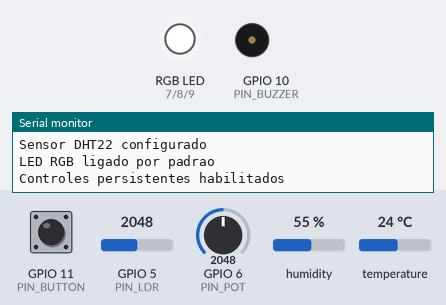
Bench run of a sketch on a simulated ESP32-S3. Parts: an RGB LED mixed from three pins (HIGH = lit), buzzer (waves = sounding), the last lines printed to the serial monitor. The inputs (shaded band) are chosen by the test bench; at power-on: temperature 24 °C, GPIO 11 (PIN_BUTTON) HIGH, GPIO 5 (PIN_LDR) = 2048, GPIO 6 (PIN_POT) = 2048, humidity 55 % (analog values on the 0–4095 scale). WiFi joins after 1.5 s; servers stay silent unless stated; not simulated (calls return 0 or success): arduino_secrets.h.

Above: at 1.2 s.
1.3 s: temperature set to 26.1 °C
At 3.3 s:
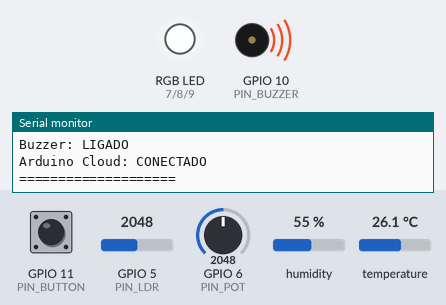
4.0 s: GPIO 11 (PIN_BUTTON) pulled LOW for 0.15 s
At 4.5 s:
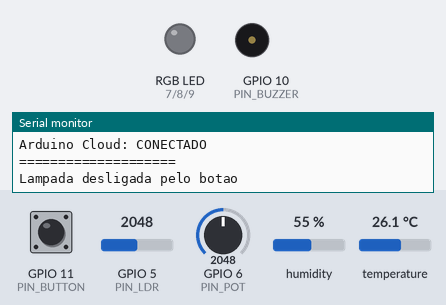
10.5 s: GPIO 11 (PIN_BUTTON) pulled LOW for 1 s
At 11.8 s:
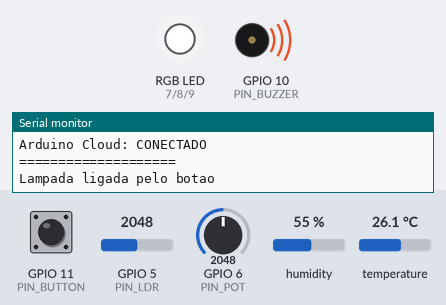
Timing chart, 0 to 13.5 s (numbered marks = the images above; inputs shaded):
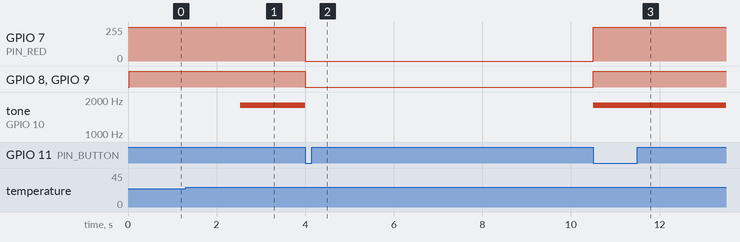

Measured:
- the behaviour switches between 25.4 and 25.5 °C on temperature (found by bisection; images 0 and 1)
- after the input at 1.3 s, tone on GPIO 10 (PIN_BUZZER): silent → 1800 Hz after 1.2 s
- after the input at 4.0 s, GPIO 7 (PIN_RED): 254/255 → 0/255 at once; GPIO 8 (PIN_GREEN), GPIO 9 (PIN_BLUE): HIGH → LOW at once; tone on GPIO 10 (PIN_BUZZER): 1800 Hz → silent at once
- after the input at 10.5 s, GPIO 7 (PIN_RED): 0/255 → 254/255 at once; GPIO 8 (PIN_GREEN), GPIO 9 (PIN_BLUE): LOW → HIGH at once; tone on GPIO 10 (PIN_BUZZER): silent → 1800 Hz at once

The sketch:

ESP32_Lampada_Arduino_Cloud.ino
```cpp
#include <Arduino.h>
#include <DHT.h>
#include <math.h>
#include "thingProperties.h"

constexpr uint8_t PIN_DHT = 4;
constexpr uint8_t PIN_LDR = 5;
constexpr uint8_t PIN_POT = 6;
constexpr uint8_t PIN_RED = 7;
constexpr uint8_t PIN_GREEN = 8;
constexpr uint8_t PIN_BLUE = 9;
constexpr uint8_t PIN_BUZZER = 10;
constexpr uint8_t PIN_BUTTON = 11;

constexpr bool LED_ANODO_COMUM = false;
constexpr bool LDR_CRESCE_COM_LUZ = true;

constexpr uint32_t INTERVALO_SENSORES_MS = 2500;
constexpr uint32_t INTERVALO_SERIAL_MS = 3000;

DHT sensorTemperatura(PIN_DHT, DHT11);

volatile bool interrupcaoBotao = false;

bool temperaturaAtiva = true;
bool luminosidadeAtiva = true;
bool buzzerAtivo = true;
bool luzAcesa = true;
bool alarmeAtivo = false;
bool buzzerAnterior = false;

float temperaturaAtual = NAN;
float umidadeAtual = NAN;
float luminosidadeAtual = 0;
float potenciometroAtual = 0;

uint32_t ultimoSensorMs = 0;
uint32_t ultimoSerialMs = 0;
uint32_t ultimoBotaoMs = 0;

void IRAM_ATTR detectarBotao() {
  interrupcaoBotao = true;
}

float lerPercentual(uint8_t pino) {
  return constrain(
    analogRead(pino) * 100.0f / 4095.0f,
    0.0f,
    100.0f
  );
}

void controlarRGB(
  uint8_t vermelho,
  uint8_t verde,
  uint8_t azul
) {
  analogWrite(
    PIN_RED,
    LED_ANODO_COMUM ? 255 - vermelho : vermelho
  );

  analogWrite(
    PIN_GREEN,
    LED_ANODO_COMUM ? 255 - verde : verde
  );

  analogWrite(
    PIN_BLUE,
    LED_ANODO_COMUM ? 255 - azul : azul
  );
}

void coletarSensores() {
  if (temperaturaAtiva) {
    temperaturaAtual = sensorTemperatura.readTemperature();
    umidadeAtual = sensorTemperatura.readHumidity();
  } else {
    temperaturaAtual = NAN;
    umidadeAtual = NAN;
  }

  if (luminosidadeAtiva) {
    float leituraLdr = lerPercentual(PIN_LDR);

    luminosidadeAtual = LDR_CRESCE_COM_LUZ
      ? leituraLdr
      : 100.0f - leituraLdr;
  }

  potenciometroAtual = lerPercentual(PIN_POT);

  temperaturaC = isfinite(temperaturaAtual)
    ? temperaturaAtual
    : 0.0f;

  luminosidadePct = luminosidadeAtual;
}

void processarBotao() {
  if (!interrupcaoBotao) {
    return;
  }

  noInterrupts();
  interrupcaoBotao = false;
  interrupts();

  uint32_t agora = millis();

  if (
    agora - ultimoBotaoMs >= 220 &&
    digitalRead(PIN_BUTTON) == LOW
  ) {
    lampadaLigada = !lampadaLigada;
    ultimoBotaoMs = agora;

    atualizarSaidas();

    Serial.println(
      lampadaLigada
        ? "Lampada ligada pelo botao"
        : "Lampada desligada pelo botao"
    );
  }
}

void calcularCor(
  uint8_t &vermelho,
  uint8_t &verde,
  uint8_t &azul
) {
  vermelho = 0;
  verde = 0;
  azul = 0;

  switch (comandoCor) {
    case 1:
      vermelho = 255;
      return;

    case 2:
      vermelho = 255;
      verde = 200;
      return;

    case 3:
      azul = 255;
      return;
  }

  float porcentagem = potenciometroAtual;

  if (porcentagem < 25.0f) {
    vermelho = 255;
    verde = (uint8_t)(porcentagem * 5.0f);
  } else if (porcentagem < 50.0f) {
    float t = (porcentagem - 25.0f) / 25.0f;

    vermelho = 255;
    verde = (uint8_t)(125.0f + t * 130.0f);
    azul = (uint8_t)(t * 255.0f);
  } else if (porcentagem < 75.0f) {
    float t = (porcentagem - 50.0f) / 25.0f;

    vermelho = (uint8_t)((1.0f - t) * 255.0f);
    verde = 255;
    azul = 255;
  } else {
    float t = (porcentagem - 75.0f) / 25.0f;

    verde = (uint8_t)((1.0f - t) * 255.0f);
    azul = 255;
  }
}

void atualizarSaidas() {
  luzAcesa = lampadaLigada;

  bool temperaturaPerigosa =
    temperaturaAtiva &&
    isfinite(temperaturaAtual) &&
    (
      temperaturaAtual < 0.0f ||
      temperaturaAtual > 25.0f
    );

  alarmeAtivo =
    lampadaLigada &&
    buzzerAtivo &&
    temperaturaPerigosa;

  if (alarmeAtivo != buzzerAnterior) {
    if (alarmeAtivo) {
      tone(PIN_BUZZER, 1800);
    } else {
      noTone(PIN_BUZZER);
    }

    buzzerAnterior = alarmeAtivo;
  }

  if (!luzAcesa) {
    controlarRGB(0, 0, 0);
    return;
  }

  uint8_t vermelho;
  uint8_t verde;
  uint8_t azul;

  calcularCor(vermelho, verde, azul);

  controlarRGB(vermelho, verde, azul);
}

void onLampadaLigadaChange() {
  atualizarSaidas();

  Serial.println(
    lampadaLigada
      ? "Arduino Cloud: Lampada LIGADA"
      : "Arduino Cloud: Lampada DESLIGADA"
  );
}

void onComandoCorChange() {
  atualizarSaidas();

  Serial.print("Cor selecionada: ");

  switch (comandoCor) {
    case 0:
      Serial.println("Potenciometro");
      break;

    case 1:
      Serial.println("Vermelho");
      break;

    case 2:
      Serial.println("Amarelo");
      break;

    case 3:
      Serial.println("Azul");
      break;

    default:
      Serial.println("Valor desconhecido");
      break;
  }
}

void onComandoModoChange() {
  switch (comandoModo) {
    case 1:
      temperaturaAtiva = false;
      Serial.println("Sensor de temperatura desativado");
      break;

    case 2:
      temperaturaAtiva = true;
      Serial.println("Sensor de temperatura ativado");
      break;

    case 3:
      luminosidadeAtiva = false;
      Serial.println("Detector de luz desativado");
      break;

    case 4:
      luminosidadeAtiva = true;
      Serial.println("Detector de luz ativado");
      break;

    case 5:
      buzzerAtivo = false;
      Serial.println("Buzzer desativado");
      break;

    case 6:
      buzzerAtivo = true;
      Serial.println("Buzzer ativado");
      break;
  }

  atualizarSaidas();

  Serial.printf(
    "Modo selecionado no Arduino Cloud: %d\n",
    comandoModo
  );
}

void setup() {
  Serial.begin(115200);

  pinMode(PIN_BUTTON, INPUT_PULLUP);
  pinMode(PIN_RED, OUTPUT);
  pinMode(PIN_GREEN, OUTPUT);
  pinMode(PIN_BLUE, OUTPUT);
  pinMode(PIN_BUZZER, OUTPUT);

  analogReadResolution(12);

  sensorTemperatura.begin();

  lampadaLigada = true;

  controlarRGB(255, 0, 0);

  attachInterrupt(
    digitalPinToInterrupt(PIN_BUTTON),
    detectarBotao,
    FALLING
  );

  initProperties();

  ArduinoCloud.begin(
    ArduinoIoTPreferredConnection
  );

  setDebugMessageLevel(2);
  ArduinoCloud.printDebugInfo();

  ultimoSensorMs = millis() - INTERVALO_SENSORES_MS;
  ultimoSerialMs = millis();

  Serial.println("ESP32-S3 INICIADO");
  Serial.println("Sensor DHT22 configurado");
  Serial.println("LED RGB ligado por padrao");
  Serial.println("Controles persistentes habilitados");

  atualizarSaidas();
}

void loop() {
  ArduinoCloud.update();

  processarBotao();

  uint32_t agora = millis();

  if (
    agora - ultimoSensorMs >= INTERVALO_SENSORES_MS
  ) {
    ultimoSensorMs = agora;

    coletarSensores();
  }

  atualizarSaidas();

  if (
    agora - ultimoSerialMs >= INTERVALO_SERIAL_MS
  ) {
    ultimoSerialMs = agora;

    Serial.println();
    Serial.println("===== ESP32-S3 =====");

    Serial.printf(
      "LED RGB: %s\n",
      luzAcesa ? "LIGADO" : "DESLIGADO"
    );

    Serial.printf(
      "Cor selecionada: %d\n",
      comandoCor
    );

    Serial.printf(
      "Modo selecionado: %d\n",
      comandoModo
    );

    if (isfinite(temperaturaAtual)) {
      Serial.printf(
        "Temperatura: %.1f C\n",
        temperaturaAtual
      );
    } else {
      Serial.println("Temperatura: leitura indisponivel");
    }

    if (isfinite(umidadeAtual)) {
      Serial.printf(
        "Umidade: %.1f%%\n",
        umidadeAtual
      );
    } else {
      Serial.println("Umidade: leitura indisponivel");
    }

    Serial.printf(
      "Luminosidade: %.1f%%\n",
      luminosidadeAtual
    );

    Serial.printf(
      "Potenciometro: %.1f%%\n",
      potenciometroAtual
    );

    Serial.printf(
      "Buzzer: %s\n",
      alarmeAtivo ? "LIGADO" : "DESLIGADO"
    );

    Serial.printf(
      "Arduino Cloud: %s\n",
      ArduinoCloud.connected()
        ? "CONECTADO"
        : "DESCONECTADO"
    );

    Serial.println("====================");
  }

  delay(2);
}
```

thingProperties.h
```cpp
#pragma once
#include <ArduinoIoTCloud.h>
#include <Arduino_ConnectionHandler.h>
#include "arduino_secrets.h"

bool lampadaLigada = true;
int comandoCor = 0;
int comandoModo = 0;
float temperaturaC = 0;
float luminosidadePct = 0;

void onLampadaLigadaChange();
void onComandoCorChange();
void onComandoModoChange();

void initProperties() {
  ArduinoCloud.setThingId(SECRET_THING_ID);
  ArduinoCloud.setBoardId(SECRET_DEVICE_LOGIN_NAME);
  ArduinoCloud.setSecretDeviceKey(SECRET_DEVICE_KEY);
  ArduinoCloud.addProperty(lampadaLigada, READWRITE, ON_CHANGE, onLampadaLigadaChange);
  ArduinoCloud.addProperty(comandoCor, READWRITE, ON_CHANGE, onComandoCorChange);
  ArduinoCloud.addProperty(comandoModo, READWRITE, ON_CHANGE, onComandoModoChange);
  ArduinoCloud.addProperty(temperaturaC, READ, 5 * SECONDS, NULL);
  ArduinoCloud.addProperty(luminosidadePct, READ, 5 * SECONDS, NULL);
}

WiFiConnectionHandler ArduinoIoTPreferredConnection(SECRET_WIFI_SSID, SECRET_WIFI_PASS);
```
